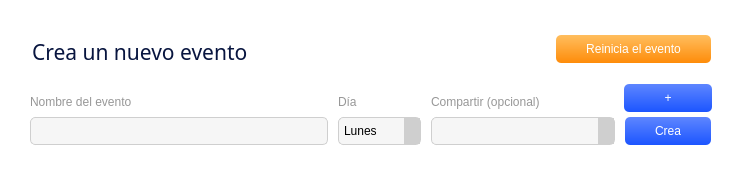
             <widget class="QWidget" name="calendarioAddWidget" native="true">
              <property name="styleSheet">
               <string notr="true">background-color: rgb(255, 255, 255);
border-radius: 10px;</string>
              </property>
              <widget class="QWidget" name="verticalLayoutWidget">
               <property name="geometry">
                <rect>
                 <x>10</x>
                 <y>10</y>
                 <width>721</width>
                 <height>161</height>
                </rect>
               </property>
               <layout class="QVBoxLayout" name="calendarioAddVLayout">
                <item>
                 <layout class="QHBoxLayout" name="calendarioAddTitleHLayout">
                  <item>
                   <widget class="QLabel" name="calendarioAddTitle">
                    <property name="font">
                     <font>
                      <family>Ubuntu Light</family>
                      <pointsize>16</pointsize>
                     </font>
                    </property>
                    <property name="styleSheet">
                     <string notr="true">color: rgb(8, 21, 63);
padding: 2px;
margin-left: 15px;
margin-top: 20px;</string>
                    </property>
                    <property name="text">
                     <string>Crea un nuevo evento</string>
                    </property>
                   </widget>
                  </item>
                  <item>
                   <spacer name="calendarioAddHSpacer">
                    <property name="orientation">
                     <enum>Qt::Horizontal</enum>
                    </property>
                    <property name="sizeHint" stdset="0">
                     <size>
                      <width>40</width>
                      <height>20</height>
                     </size>
                    </property>
                   </spacer>
                  </item>
                  <item>
                   <widget class="QPushButton" name="calendarioAddBtn3">
                    <property name="styleSheet">
                     <string notr="true">QPushButton {
	border-width: 0px;
	color: rgb(255, 255, 255);
	background-color: qlineargradient(spread:pad, x1:1, y1:1, x2:1, y2:0, stop:0 rgba(254, 140, 10, 255), stop:1 rgba(255, 190, 94, 255));
	margin: 5px;
	margin-right: 20px;
	margin-top: 20px;
	padding: 6.5px;
	padding-left: 30px;
	padding-right: 30px;
	border-radius: 5px;
}

QPushButton:hover {
	background-color: qlineargradient(spread:pad, x1:1, y1:1, x2:1, y2:0, stop:0 rgba(249, 137, 9, 255), stop:1 rgba(249, 186, 92, 255));
}

QPushButton:pressed {
	background-color: qlineargradient(spread:pad, x1:1, y1:1, x2:1, y2:0, stop:0 rgba(238, 131, 8, 255), stop:1 rgba(235, 175, 86, 255));
}</string>
                    </property>
                    <property name="text">
                     <string>Reinicia el evento</string>
                    </property>
                   </widget>
                  </item>
                 </layout>
                </item>
                <item>
                 <layout class="QGridLayout" name="calendarioAddForm" columnstretch="5,0,3,0">
                  <property name="spacing">
                   <number>0</number>
                  </property>
                  <item row="3" column="0">
                   <widget class="QLabel" name="calendarioAddLabel0">
                    <property name="styleSheet">
                     <string notr="true">color: rgb(151, 151, 151);
padding: 2px;
padding-bottom: 0px;
margin-left: 15px;</string>
                    </property>
                    <property name="text">
                     <string>Nombre del evento</string>
                    </property>
                    <property name="alignment">
                     <set>Qt::AlignBottom|Qt::AlignLeading|Qt::AlignLeft</set>
                    </property>
                   </widget>
                  </item>
                  <item row="4" column="1">
                   <widget class="QComboBox" name="calendarioAddCombo1">
                    <property name="styleSheet">
                     <string notr="true">QComboBox {
	color: rgb(0, 0, 0);
	border-style: solid;
	border-width: 1px;
	border-radius: 5px;
	border-color: rgb(207, 207, 207);
	background-color: rgb(246, 246, 246);
	margin: 5px;
	margin-bottom: 20px;
	padding: 5px;
}

QComboBox:focus {
	border-color: rgb(254, 140, 10);
	border-width: 2px;
}

QComboBox::drop-down {
	background-color: rgb(207, 207, 207);
	selection-color: rgb(246, 246, 246);
}

QComboBox::drop-down:focus {
	background-color: rgb(254, 140, 10);
	selection-color: rgb(246, 246, 246);
}</string>
                    </property>
                    <item>
                     <property name="text">
                      <string>Lunes</string>
                     </property>
                    </item>
                    <item>
                     <property name="text">
                      <string>Martes</string>
                     </property>
                    </item>
                    <item>
                     <property name="text">
                      <string>Miércoles</string>
                     </property>
                    </item>
                    <item>
                     <property name="text">
                      <string>Jueves</string>
                     </property>
                    </item>
                    <item>
                     <property name="text">
                      <string>Viernes</string>
                     </property>
                    </item>
                    <item>
                     <property name="text">
                      <string>Sábado</string>
                     </property>
                    </item>
                    <item>
                     <property name="text">
                      <string>Domingo</string>
                     </property>
                    </item>
                   </widget>
                  </item>
                  <item row="3" column="1">
                   <widget class="QLabel" name="calendarioAddLabel1">
                    <property name="styleSheet">
                     <string notr="true">color: rgb(151, 151, 151);
padding: 2px;
padding-bottom: 0px;</string>
                    </property>
                    <property name="text">
                     <string>Día</string>
                    </property>
                    <property name="alignment">
                     <set>Qt::AlignBottom|Qt::AlignLeading|Qt::AlignLeft</set>
                    </property>
                   </widget>
                  </item>
                  <item row="3" column="2">
                   <widget class="QLabel" name="calendarioAddLabel2">
                    <property name="styleSheet">
                     <string notr="true">color: rgb(151, 151, 151);
padding: 2px;
padding-bottom: 0px;</string>
                    </property>
                    <property name="text">
                     <string>Compartir (opcional)</string>
                    </property>
                    <property name="alignment">
                     <set>Qt::AlignBottom|Qt::AlignLeading|Qt::AlignLeft</set>
                    </property>
                   </widget>
                  </item>
                  <item row="4" column="2">
                   <widget class="QComboBox" name="calendarioAddCombo2">
                    <property name="styleSheet">
                     <string notr="true">QComboBox {
	color: rgb(0, 0, 0);
	border-style: solid;
	border-width: 1px;
	border-radius: 5px;
	border-color: rgb(207, 207, 207);
	background-color: rgb(246, 246, 246);
	margin: 5px;
	margin-bottom: 20px;
	padding: 5px;
}

QComboBox:focus {
	border-color: rgb(254, 140, 10);
	border-width: 2px;
}

QComboBox::drop-down {
	background-color: rgb(207, 207, 207);
	selection-color: rgb(246, 246, 246);
}

QComboBox::drop-down:focus {
	background-color: rgb(254, 140, 10);
	selection-color: rgb(246, 246, 246);
}</string>
                    </property>
                   </widget>
                  </item>
                  <item row="4" column="0">
                   <widget class="QLineEdit" name="calendarioAddLineEdit">
                    <property name="styleSheet">
                     <string notr="true">QLineEdit {
	color: rgb(0, 0, 0);
	border-style: solid;
	border-width: 1px;
	border-radius: 5px;
	border-color: rgb(207, 207, 207);
	background-color: rgb(246, 246, 246);
	margin: 5px;
	margin-bottom: 20px;
	margin-left: 20px;
	padding: 5px;
}

QLineEdit:focus {
	border-color: rgb(254, 140, 10);
	border-width: 2px;
}</string>
                    </property>
                   </widget>
                  </item>
                  <item row="4" column="3">
                   <widget class="QPushButton" name="calendarioAddBtn1">
                    <property name="styleSheet">
                     <string notr="true">QPushButton {
	border-width: 0px;
	color: rgb(255, 255, 255);
	background-color: qlineargradient(spread:pad, x1:1, y1:1, x2:1, y2:0, stop:0 rgba(28, 85, 255, 255), stop:1 rgba(94, 134, 255, 255));
	margin: 5px;
	margin-bottom: 20px;
	margin-right: 20px;
	padding: 6.5px;
	padding-left: 30px;
	padding-right: 30px;
	border-radius: 5px;
}

QPushButton:hover {
	background-color: qlineargradient(spread:pad, x1:1, y1:1, x2:1, y2:0, stop:0 rgba(27, 82, 246, 255), stop:1 rgba(91, 130, 248, 255));
}

QPushButton:pressed {
	background-color: qlineargradient(spread:pad, x1:1, y1:1, x2:1, y2:0, stop:0 rgba(32, 81, 227, 255), stop:1 rgba(71, 109, 224, 255));
}</string>
                    </property>
                    <property name="text">
                     <string>Crea</string>
                    </property>
                   </widget>
                  </item>
                  <item row="3" column="3">
                   <widget class="QPushButton" name="calendarioAddBtn2">
                    <property name="styleSheet">
                     <string notr="true">QPushButton {
	border-width: 0px;
	color: rgb(255, 255, 255);
	background-color: qlineargradient(spread:pad, x1:1, y1:1, x2:1, y2:0, stop:0 rgba(28, 85, 255, 255), stop:1 rgba(94, 134, 255, 255));
	margin: 4px;
	margin-right: 19px;
	margin-bottom: 0px;
	padding: 6.5px;
	padding-left: 30px;
	padding-right: 30px;
	border-radius: 5px;
}

QPushButton:hover {
	background-color: qlineargradient(spread:pad, x1:1, y1:1, x2:1, y2:0, stop:0 rgba(27, 82, 246, 255), stop:1 rgba(91, 130, 248, 255));
}

QPushButton:pressed {
	background-color: qlineargradient(spread:pad, x1:1, y1:1, x2:1, y2:0, stop:0 rgba(32, 81, 227, 255), stop:1 rgba(71, 109, 224, 255));
}</string>
                    </property>
                    <property name="text">
                     <string>+</string>
                    </property>
                   </widget>
                  </item>
                 </layout>
                </item>
               </layout>
              </widget>
             </widget>
